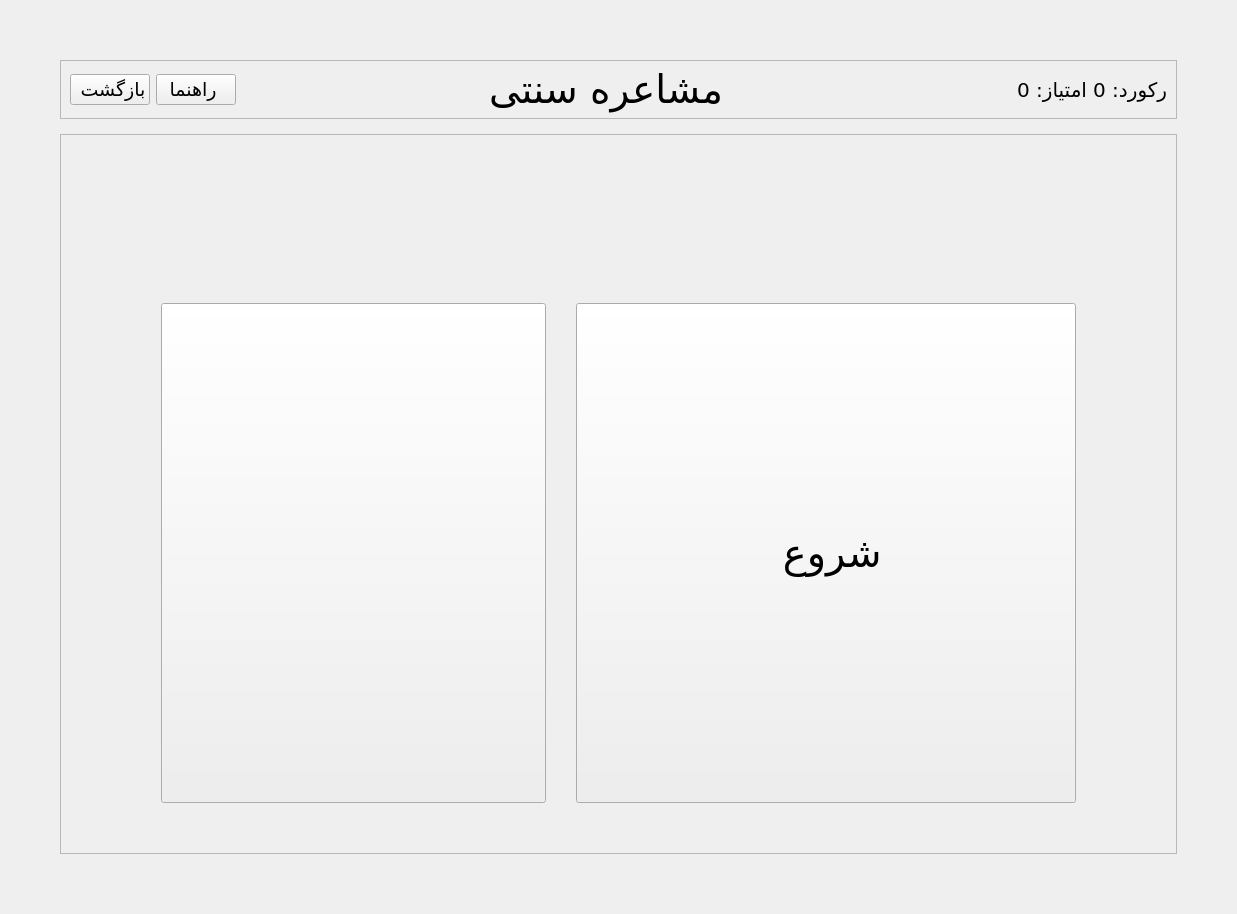
<?xml version="1.0" encoding="UTF-8"?>
<ui version="4.0">
 <class>MainWindow</class>
 <widget class="QWidget" name="MainWindow">
  <property name="geometry">
   <rect>
    <x>0</x>
    <y>0</y>
    <width>1237</width>
    <height>854</height>
   </rect>
  </property>
  <property name="windowTitle">
   <string>موزون</string>
  </property>
  <property name="windowIcon">
   <iconset>
    <normaloff>../img/icons/mandala(1).png</normaloff>
    <normalon>../img/icons/mandala(1).png</normalon>../img/icons/mandala(1).png</iconset>
  </property>
  <layout class="QVBoxLayout" name="verticalLayout">
   <property name="leftMargin">
    <number>0</number>
   </property>
   <property name="topMargin">
    <number>0</number>
   </property>
   <property name="rightMargin">
    <number>0</number>
   </property>
   <property name="bottomMargin">
    <number>0</number>
   </property>
   <item>
    <widget class="QWidget" name="body" native="true">
     <property name="styleSheet">
      <string notr="true"/>
     </property>
     <layout class="QVBoxLayout" name="verticalLayout_2" stretch="1,10">
      <property name="spacing">
       <number>15</number>
      </property>
      <property name="leftMargin">
       <number>60</number>
      </property>
      <property name="topMargin">
       <number>60</number>
      </property>
      <property name="rightMargin">
       <number>60</number>
      </property>
      <property name="bottomMargin">
       <number>60</number>
      </property>
      <item>
       <widget class="QFrame" name="header">
        <property name="styleSheet">
         <string notr="true"/>
        </property>
        <property name="frameShape">
         <enum>QFrame::StyledPanel</enum>
        </property>
        <property name="frameShadow">
         <enum>QFrame::Raised</enum>
        </property>
        <layout class="QHBoxLayout" name="horizontalLayout" stretch="0,1,13,0,0,0">
         <property name="topMargin">
          <number>5</number>
         </property>
         <property name="bottomMargin">
          <number>5</number>
         </property>
         <item>
          <widget class="QPushButton" name="back">
           <property name="font">
            <font>
             <family>Lalezar</family>
             <pointsize>14</pointsize>
            </font>
           </property>
           <property name="cursor">
            <cursorShape>PointingHandCursor</cursorShape>
           </property>
           <property name="styleSheet">
            <string notr="true"/>
           </property>
           <property name="text">
            <string> بازگشت</string>
           </property>
           <property name="icon">
            <iconset>
             <normaloff>../img/icons/back-button.png</normaloff>../img/icons/back-button.png</iconset>
           </property>
           <property name="iconSize">
            <size>
             <width>30</width>
             <height>30</height>
            </size>
           </property>
          </widget>
         </item>
         <item alignment="Qt::AlignLeft">
          <widget class="QPushButton" name="guid">
           <property name="sizePolicy">
            <sizepolicy hsizetype="Minimum" vsizetype="Fixed">
             <horstretch>0</horstretch>
             <verstretch>0</verstretch>
            </sizepolicy>
           </property>
           <property name="font">
            <font>
             <family>Lalezar</family>
             <pointsize>14</pointsize>
            </font>
           </property>
           <property name="cursor">
            <cursorShape>PointingHandCursor</cursorShape>
           </property>
           <property name="styleSheet">
            <string notr="true"/>
           </property>
           <property name="text">
            <string> راهنما  </string>
           </property>
           <property name="icon">
            <iconset>
             <normaloff>../img/icons/information.png</normaloff>../img/icons/information.png</iconset>
           </property>
           <property name="iconSize">
            <size>
             <width>30</width>
             <height>30</height>
            </size>
           </property>
          </widget>
         </item>
         <item alignment="Qt::AlignHCenter|Qt::AlignVCenter">
          <widget class="QLabel" name="title">
           <property name="sizePolicy">
            <sizepolicy hsizetype="Preferred" vsizetype="Preferred">
             <horstretch>0</horstretch>
             <verstretch>0</verstretch>
            </sizepolicy>
           </property>
           <property name="font">
            <font>
             <family>Lalezar</family>
             <pointsize>29</pointsize>
            </font>
           </property>
           <property name="styleSheet">
            <string notr="true"/>
           </property>
           <property name="text">
            <string>مشاعره سنتی</string>
           </property>
           <property name="alignment">
            <set>Qt::AlignCenter</set>
           </property>
          </widget>
         </item>
         <item>
          <spacer name="horizontalSpacer">
           <property name="orientation">
            <enum>Qt::Horizontal</enum>
           </property>
           <property name="sizeType">
            <enum>QSizePolicy::Preferred</enum>
           </property>
           <property name="sizeHint" stdset="0">
            <size>
             <width>40</width>
             <height>20</height>
            </size>
           </property>
          </spacer>
         </item>
         <item>
          <widget class="QLabel" name="score">
           <property name="font">
            <font>
             <family>Lalezar</family>
             <pointsize>15</pointsize>
            </font>
           </property>
           <property name="styleSheet">
            <string notr="true"/>
           </property>
           <property name="text">
            <string>امتیاز: 0</string>
           </property>
          </widget>
         </item>
         <item>
          <widget class="QLabel" name="record">
           <property name="font">
            <font>
             <family>Lalezar</family>
             <pointsize>15</pointsize>
            </font>
           </property>
           <property name="styleSheet">
            <string notr="true"/>
           </property>
           <property name="text">
            <string>رکورد: 0</string>
           </property>
          </widget>
         </item>
        </layout>
       </widget>
      </item>
      <item>
       <widget class="QFrame" name="main">
        <property name="styleSheet">
         <string notr="true"/>
        </property>
        <property name="frameShape">
         <enum>QFrame::StyledPanel</enum>
        </property>
        <property name="frameShadow">
         <enum>QFrame::Raised</enum>
        </property>
        <layout class="QGridLayout" name="gridLayout" rowstretch="1,2,8,0" columnstretch="0,0">
         <property name="leftMargin">
          <number>100</number>
         </property>
         <property name="topMargin">
          <number>50</number>
         </property>
         <property name="rightMargin">
          <number>100</number>
         </property>
         <property name="bottomMargin">
          <number>50</number>
         </property>
         <property name="spacing">
          <number>30</number>
         </property>
         <item row="1" column="0">
          <widget class="QLabel" name="poem_box">
           <property name="font">
            <font>
             <family>Lalezar</family>
             <pointsize>16</pointsize>
            </font>
           </property>
           <property name="visible">
            <bool>false</bool>
           </property>
           <property name="styleSheet">
            <string notr="true"/>
           </property>
           <property name="text">
            <string/>
           </property>
           <property name="alignment">
            <set>Qt::AlignCenter</set>
           </property>
          </widget>
         </item>
         <item row="2" column="0">
          <widget class="QPushButton" name="speak">
           <property name="sizePolicy">
            <sizepolicy hsizetype="Minimum" vsizetype="Preferred">
             <horstretch>0</horstretch>
             <verstretch>0</verstretch>
            </sizepolicy>
           </property>
           <property name="font">
            <font>
             <family>Lalezar</family>
             <pointsize>50</pointsize>
            </font>
           </property>
           <property name="cursor">
            <cursorShape>PointingHandCursor</cursorShape>
           </property>
           <property name="visible">
            <bool>false</bool>
           </property>
           <property name="styleSheet">
            <string notr="true"/>
           </property>
           <property name="text">
            <string/>
           </property>
           <property name="icon">
            <iconset>
             <normaloff>../img/icons/mic.png</normaloff>../img/icons/mic.png</iconset>
           </property>
           <property name="iconSize">
            <size>
             <width>200</width>
             <height>200</height>
            </size>
           </property>
          </widget>
         </item>
         <item row="2" column="1" alignment="Qt::AlignHCenter|Qt::AlignVCenter">
          <widget class="QPushButton" name="play">
           <property name="sizePolicy">
            <sizepolicy hsizetype="Minimum" vsizetype="Preferred">
             <horstretch>0</horstretch>
             <verstretch>0</verstretch>
            </sizepolicy>
           </property>
           <property name="minimumSize">
            <size>
             <width>500</width>
             <height>500</height>
            </size>
           </property>
           <property name="maximumSize">
            <size>
             <width>400</width>
             <height>400</height>
            </size>
           </property>
           <property name="font">
            <font>
             <family>Lalezar</family>
             <pointsize>30</pointsize>
            </font>
           </property>
           <property name="cursor">
            <cursorShape>PointingHandCursor</cursorShape>
           </property>
           <property name="styleSheet">
            <string notr="true"/>
           </property>
           <property name="text">
            <string> شروع</string>
           </property>
           <property name="icon">
            <iconset>
             <normaloff>../img/icons/play-button.png</normaloff>../img/icons/play-button.png</iconset>
           </property>
           <property name="iconSize">
            <size>
             <width>60</width>
             <height>60</height>
            </size>
           </property>
          </widget>
         </item>
         <item row="0" column="0">
          <widget class="QLabel" name="notice">
           <property name="font">
            <font>
             <family>Lalezar</family>
             <pointsize>16</pointsize>
            </font>
           </property>
           <property name="visible">
            <bool>false</bool>
           </property>
           <property name="styleSheet">
            <string notr="true"/>
           </property>
           <property name="text">
            <string/>
           </property>
           <property name="alignment">
            <set>Qt::AlignCenter</set>
           </property>
          </widget>
         </item>
         <item row="3" column="1">
          <spacer name="bottom_space">
           <property name="orientation">
            <enum>Qt::Vertical</enum>
           </property>
           <property name="sizeHint" stdset="0">
            <size>
             <width>20</width>
             <height>75</height>
            </size>
           </property>
          </spacer>
         </item>
        </layout>
       </widget>
      </item>
     </layout>
    </widget>
   </item>
  </layout>
  <action name="actionjkjkk">
   <property name="text">
    <string>jkjkk</string>
   </property>
  </action>
 </widget>
 <resources>
  <include location="img/images.qrc"/>
  <include location="img/asset.qrc"/>
 </resources>
 <connections/>
</ui>
